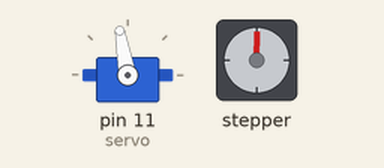
This sketch was run on a simulated Arduino Uno, built with avr-gcc and run on an emulated ATmega328P. Shown: servo, stepper motor. The local clock reads 2024-03-15 10:24:30 at power-on unless the sketch sets it; stepper angles assume 2048 steps per turn; what the sketch prints to the serial monitor is not drawn.

Above: at 6.2 s.
At 7.0 s:
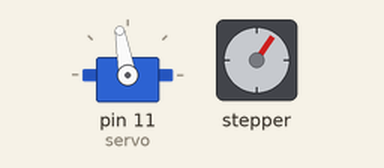
Timing chart, 0 to 8.5 s (numbered marks = the images above):
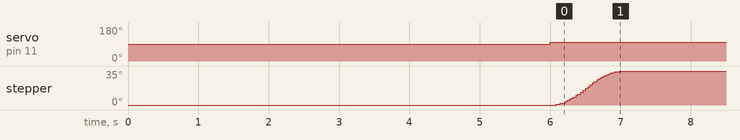

Measured:
- by itself, servo on pin 11 (servo): 90° → 100° at 6.0 s
- by itself, stepper: turns 35° clockwise in 0.91 s

The sketch:

posicion_solar.ino
```cpp
#include <Wire.h> // Biblioteca do módulo RTC
#include "RTClib.h" // Biblioteca do módulo RTC
#include <AccelStepper.h> // Biblioteca do motor de passo
#include <Servo.h> // Biblioteca do servo motor
#include <math.h> // Biblioteca das funções trigonometricas

RTC_DS3231 rtc; // tipo do módulo rtc utilizado

// Definição das portas analógicas do driver ULN2003 do motor de passo
#define PIN1 6 // IN1
#define PIN2 7 // IN2
#define PIN3 8 // IN3
#define PIN4 9 // IN4

// Valor de PI
#define PI 3.141592653589

// Valores definidos de latitude, longitude, latitude (radiano) e longitude do meridiano
const double latitude = -13.2526395; // latitude local
const double longitude = -43.4082828; // longitude local
const double lat_rad = latitude * PI/180.0; // latitude em radiano
const double long_rad = longitude * PI/180; // longitude em radiano
const double long_meridiano = -45;

int j = 135; // O valor de j é o número do dia do ano atual (dia médio do mês de maio - 121 a 153 dias)
int posicao_servo = 0;

// Quantidade de passos necessários para completar uma rotação completa, transformando em graus
const float STEPS_PER_REVOLUTION = 2048;
const float STEPS_PER_DEGREE = STEPS_PER_REVOLUTION / 360.0; // 5.7 rev/graus

// Pins do motor de passo, comunicação do driver do motor de passo
AccelStepper stepper(AccelStepper::FULL4WIRE, PIN1, PIN3, PIN2, PIN4);

Servo servo; // Controlar o Servo com o nome de "servo"

// Variável booleana para controlar o movimento do motor de passo
bool movimento_motor_ativo = true;

// Função para mover o motor de passo para a posição especifica em graus
void moveStepperToAzimuth(double azimute){
  // conversão do valor de azimute em graus para passos do motor de passo
  double position = azimute*STEPS_PER_DEGREE;
  // mover o motor de passo para a posição desejada
  stepper.moveTo(position);
  // Enquanto o motor não alcançar a posição desejada, continue movendo
  while (stepper.distanceToGo() != 0) {
    stepper.run();
  }
}

void setup(){

  Serial.begin(9600);
  // Aguarda 5 segundos após ter ligado o arduino para iniciar os módulos
  delay(5000);
  // Motor de passo
  stepper.setMaxSpeed(1000);// Velocidade máxima do motor de passo em passos/segundos
  stepper.setAcceleration(650);// Taxa de aceleração do motor de passo
  moveStepperToAzimuth(0); // O motor de passo inicia na posição inicial (0 graus)

  // Servo
  servo.attach(11); // Anexa o servo ao pino 11
  // RTC
  rtc.begin();
  //rtc.adjust(DateTime(F(__DATE__), F(__TIME__)));// Ajusta de data e hora automatico
  //rtc.adjust(DateTime(2024, 4, 27, 10, 17, 00)); // Ajusta o tempo do RTC manualmente
  //Ordem (Ano,Mes,Dia,hora,minutos,segundos)
  //Executar apenas quando precisar ajustar a data e hora, depois comentar essa linha
  delay(1000); // 1000 Milissegundos

}

void loop(){

  // Módulo RTC DS3231
  DateTime now = rtc.now();
  int hora_atual = now.hour();
  int minutos_atual = now.minute();
  // Converte os minutos em horas
  float horas_convertidas = minutos_atual / 60.0;
  // Adiciona as horas convertidas à hora atual
  float hora_total = hora_atual + horas_convertidas;

  // Equacões (Variaveis)
  double declinAng = 0;
  double corrig_long_ang = 0;
  double corrig_long_rad = 0;
  double eot = 0;
  double horaSolar = 0;
  double detHora = 0;
  double valor_x = 0;
  double altitudeRad = 0;

  // Equações da Posição do sol (Pelo Horario)
  double altitude = 0;
  double azimute = 0;
  double zenite = 0;

  // Calculos das equações
  declinAng = 23.45*sin((PI/180.0)*(360*((j-80)/365.0))); // Cálculo da declinação solar em graus
  corrig_long_ang = (longitude-long_meridiano)/15.0; // Correção da longitude
  corrig_long_rad = corrig_long_ang * PI/180.0;
  valor_x = (2*PI*(j-1))/365.0; // Ângulo em relação ao número do dia do ano
  eot = 2.292*(0.0075+0.1868*cos(valor_x)-3.2077*sin(valor_x)-1.4615*cos(2*valor_x)-4.089*sin(2*valor_x)); // Equação Horária do Tempo (EOT) em radiano
  horaSolar = hora_total - corrig_long_rad + (eot/60.0) - 0; // Conversão da hora relógio em hora solar (h)
  detHora = 15.0*(horaSolar - 12); // Determinação da hora solar aonde prever a posição do sol

  // Conversão dos valores em radianos
  double declin_rad = declinAng*PI/180.0;
  double detHoraRad = detHora*PI/180.0;

  // Cálculo das equações da Posição do sol (Pelo Horario)
  altitudeRad = asin(sin(declin_rad)*sin(lat_rad)+cos(declin_rad)*cos(lat_rad)*cos(detHoraRad)); // Altitude Solar em radiano
  altitude = altitudeRad*180.0/PI; // Conversão em graus
  azimute = (acos((-sin(altitudeRad)*sin(lat_rad)+sin(declin_rad))/(cos(altitudeRad)*cos(lat_rad))))*180.0/PI; //Ângulo de azimute em Graus
  zenite = 90.0-altitude; // Ângulo de zênite

  // Verifica se é 18h ou antes da 6h da manhã no RTC e o movimento do motor está ativo
  if ((hora_total >= 18 || hora_total < 6) && movimento_motor_ativo){
    // Move o motor de passo para a posição inicial (0 graus)
    Serial.println("Desativando movimento do motor.");
    moveStepperToAzimuth(0);
    // Para o movimento do motor de passo
    stepper.stop();
    // Para o movimento do servo motor
    servo.detach();
    // Desativa o movimento do motor para que ele não se mova novamente nesta condição
    movimento_motor_ativo = false;
  }
  // Se passou das 6h da manhã e o movimento do motor não está ativo
  else if (hora_total >= 6 && hora_total < 18 && !movimento_motor_ativo){
    Serial.println("Ativando movimento do motor.");
    // reanexa o servo
    servo.attach(11);
    // Ativa o movimento do motor de passo novamente
    movimento_motor_ativo = true;
  }
  // Se é 6h da manhã e antes das 18h e o movimento está ativo, mova o servo, mova o motor de passo e atualize o horário
  else if(hora_total >= 6 && hora_total < 18 && movimento_motor_ativo){
    if (hora_total >= 12){
        // Move o motor de passo para o novo azimute
        if(hora_total == 12 && minutos_atual == 0){
          moveStepperToAzimuth(0);
        }
        else{
          Serial.println("Movendo para azimute negativo.");
          moveStepperToAzimuth(-azimute);
          // Mapeia o valor de atitude (0 a 90 graus) para a faixa de valores do servo (0 a 180 graus)
          posicao_servo = map(altitude, 0, 90, 0, 180);
          // Define a posição do servo de acordo com o valor de altitude calculado
          servo.write(posicao_servo);
          // Atualiza o tempo do RTC enquanto o motor de passo está se movendo
          now = rtc.now();
        }
      }
      else{
        Serial.println("Movendo para azimute POSITIVO.");
        posicao_servo = map(altitude, 0, 90, 0, 180);
        servo.write(posicao_servo);
        moveStepperToAzimuth(azimute);
        now = rtc.now();
      }
  }

  Serial.print("declinação: ");
  Serial.println(declinAng);
  Serial.print("declinação radiano: ");
  Serial.println(declin_rad);
  Serial.print("Correção longitude em rad: ");
  Serial.println(corrig_long_rad,5);
  Serial.print("hora Solar: ");
  Serial.println(horaSolar);
  Serial.print("Determinação Solar em rad: ");
  Serial.println(detHoraRad);
  Serial.print("Determinação da hora Solar: ");
  Serial.println(detHora);
  Serial.print("Altitude Solar: ");
  Serial.println(altitude);
  Serial.print("Azimute: ");
  Serial.println(azimute);
  Serial.print("zenite: ");
  Serial.println(zenite);
  Serial.print("Horas: ");
  Serial.println(hora_total, 2);
  Serial.print("posição do servo: ");
  Serial.print(posicao_servo);
  Serial.println();

  // Aguarda um tempo antes de verificar novamente
  delay(5000); // Verifica a cada 5 segundos
}
```
